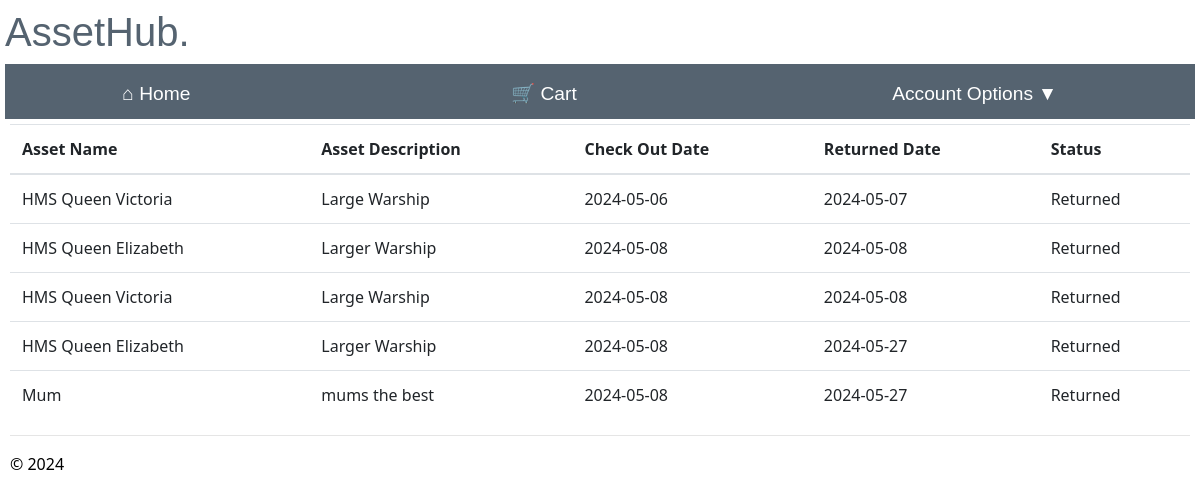
Page /order_history (signed in) on the committed database.
### app/models/models.py (models this page shows)
class Assets(db.Model):
    __tablename__ = 'assets'
    asset_id = db.Column(db.Integer, primary_key=True, nullable=False)
    asset_name = db.Column(db.String(100), nullable=True)#change to not null
    asset_description = db.Column(db.String(225), nullable=True)
    keyword = db.Column(db.String(50), nullable=False)
    available = db.Column(db.String(50), nullable=False, default='Y')

class Order(db.Model):
    __tablename__ = 'order'
    order_id = db.Column(db.Integer, primary_key=True, nullable=False)
    username = db.Column(db.Integer, db.ForeignKey('user.username'), nullable=False)#needs to be string
    asset_id = db.Column(db.String(100), db.ForeignKey('assets.asset_id'), nullable=False)
    branch_id = db.Column(db.Integer, db.ForeignKey('branch.branch_id'), nullable=False)
    check_out_date = db.Column(db.Date,nullable=False)
    return_date = db.Column(db.Date,nullable=True)
    status = db.Column(db.String(20),nullable= False, default='New Order')
    user = relationship('User', backref='order')
    asset = relationship('Assets', backref='order')
    branch = relationship('Branch', backref='order')

### app/main/routes.py (the view)
@bp.route("/order_history")
@login_required
def order_history():
    try:
        order_history = Order.query.filter(Order.username == current_user.username).all()
        asset_names = {}
        asset_description = {}
        for item in order_history:
            asset = Assets.query.filter_by(asset_id=item.asset_id).first()
            if asset:
                asset_names[item.asset_id] = asset.asset_name
                asset_description[item.asset_id] = asset.asset_description
        return render_template('order_history.html', order_history=order_history, asset_names=asset_names,asset_description=asset_description)
    except Exception as e:
        flash("An error occurred retrieving assets.")
    return redirect(url_for("main.home"))

### app/main/templates/order_history.html (shortened to what this page needs)
{% extends "layout.html" %}
{% block content %}
<table class="table table-hover">
    <thead class="active tables">
      <th>Asset Name</th>
      <th>Asset Description</th>
      <th>Check Out Date</th>
      <th>Returned Date</th>
      <th>Status</th>
    </thead>
    <tbody>
      {% for order_history in order_history %}
      <tr>
            <td>{{ asset_names[order_history.asset_id] }}</td>
            <td>{{ asset_description[order_history.asset_id ] }}</td>
            <td>{{ order_history.check_out_date }}</td>
            <td>{{ order_history.return_date }}</td>
            <td>{{ order_history.status }}</td>
      </tr>
      {% endfor %}
    </tbody>
  </table>
{% endblock %}

### app/main/templates/layout.html (style rules this page uses)
body { padding: 8px 5px 8px 5px; }

### rows in the picture
Order: check_out_date "2024-05-06", return_date "2024-05-07", status "Returned"
Assets: asset_name "HMS Queen Victoria", asset_description "Large Warship"
Order: check_out_date "2024-05-08", return_date "2024-05-08", status "Returned"
Assets: asset_name "HMS Queen Elizabeth", asset_description "Larger Warship"
Order: check_out_date "2024-05-08", return_date "2024-05-08", status "Returned"
Order: check_out_date "2024-05-08", return_date "2024-05-27", status "Returned"
Order: check_out_date "2024-05-08", return_date "2024-05-27", status "Returned"
Assets: asset_name "Mum", asset_description "mums the best"
